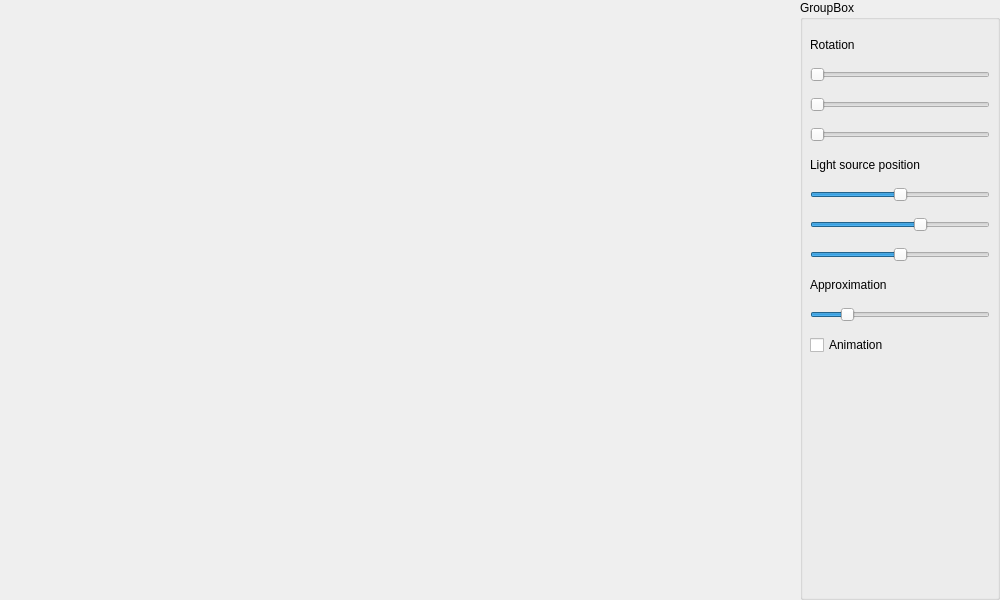
<?xml version="1.0" encoding="UTF-8"?>
<ui version="4.0">
 <class>MainWindow</class>
 <widget class="QWidget" name="MainWindow">
  <property name="geometry">
   <rect>
    <x>0</x>
    <y>0</y>
    <width>1000</width>
    <height>600</height>
   </rect>
  </property>
  <property name="windowTitle">
   <string>Form</string>
  </property>
  <widget class="QGroupBox" name="groupBox">
   <property name="geometry">
    <rect>
     <x>800</x>
     <y>0</y>
     <width>200</width>
     <height>600</height>
    </rect>
   </property>
   <property name="autoFillBackground">
    <bool>true</bool>
   </property>
   <property name="title">
    <string>GroupBox</string>
   </property>
   <widget class="QSlider" name="horizontalSlider">
    <property name="geometry">
     <rect>
      <x>10</x>
      <y>60</y>
      <width>180</width>
      <height>30</height>
     </rect>
    </property>
    <property name="maximum">
     <number>360</number>
    </property>
    <property name="orientation">
     <enum>Qt::Horizontal</enum>
    </property>
   </widget>
   <widget class="QSlider" name="horizontalSlider_2">
    <property name="geometry">
     <rect>
      <x>10</x>
      <y>90</y>
      <width>180</width>
      <height>30</height>
     </rect>
    </property>
    <property name="maximum">
     <number>360</number>
    </property>
    <property name="orientation">
     <enum>Qt::Horizontal</enum>
    </property>
   </widget>
   <widget class="QSlider" name="horizontalSlider_3">
    <property name="geometry">
     <rect>
      <x>10</x>
      <y>120</y>
      <width>180</width>
      <height>30</height>
     </rect>
    </property>
    <property name="maximum">
     <number>360</number>
    </property>
    <property name="orientation">
     <enum>Qt::Horizontal</enum>
    </property>
   </widget>
   <widget class="QLabel" name="label">
    <property name="geometry">
     <rect>
      <x>10</x>
      <y>30</y>
      <width>180</width>
      <height>30</height>
     </rect>
    </property>
    <property name="text">
     <string>Rotation</string>
    </property>
   </widget>
   <widget class="QLabel" name="label_2">
    <property name="geometry">
     <rect>
      <x>10</x>
      <y>150</y>
      <width>180</width>
      <height>30</height>
     </rect>
    </property>
    <property name="text">
     <string>Light source position</string>
    </property>
   </widget>
   <widget class="QSlider" name="horizontalSlider_4">
    <property name="geometry">
     <rect>
      <x>10</x>
      <y>180</y>
      <width>180</width>
      <height>30</height>
     </rect>
    </property>
    <property name="minimum">
     <number>-100</number>
    </property>
    <property name="maximum">
     <number>100</number>
    </property>
    <property name="orientation">
     <enum>Qt::Horizontal</enum>
    </property>
   </widget>
   <widget class="QSlider" name="horizontalSlider_5">
    <property name="geometry">
     <rect>
      <x>10</x>
      <y>210</y>
      <width>180</width>
      <height>30</height>
     </rect>
    </property>
    <property name="minimum">
     <number>-100</number>
    </property>
    <property name="maximum">
     <number>100</number>
    </property>
    <property name="value">
     <number>25</number>
    </property>
    <property name="orientation">
     <enum>Qt::Horizontal</enum>
    </property>
   </widget>
   <widget class="QSlider" name="horizontalSlider_6">
    <property name="geometry">
     <rect>
      <x>10</x>
      <y>240</y>
      <width>180</width>
      <height>30</height>
     </rect>
    </property>
    <property name="minimum">
     <number>-100</number>
    </property>
    <property name="maximum">
     <number>100</number>
    </property>
    <property name="orientation">
     <enum>Qt::Horizontal</enum>
    </property>
   </widget>
   <widget class="QLabel" name="label_3">
    <property name="geometry">
     <rect>
      <x>10</x>
      <y>270</y>
      <width>180</width>
      <height>30</height>
     </rect>
    </property>
    <property name="text">
     <string>Approximation</string>
    </property>
   </widget>
   <widget class="QSlider" name="horizontalSlider_7">
    <property name="geometry">
     <rect>
      <x>10</x>
      <y>300</y>
      <width>180</width>
      <height>30</height>
     </rect>
    </property>
    <property name="minimum">
     <number>1</number>
    </property>
    <property name="maximum">
     <number>50</number>
    </property>
    <property name="value">
     <number>10</number>
    </property>
    <property name="orientation">
     <enum>Qt::Horizontal</enum>
    </property>
   </widget>
   <widget class="QCheckBox" name="checkBox">
    <property name="geometry">
     <rect>
      <x>10</x>
      <y>330</y>
      <width>180</width>
      <height>30</height>
     </rect>
    </property>
    <property name="text">
     <string>Animation</string>
    </property>
   </widget>
  </widget>
 </widget>
 <resources/>
 <connections/>
</ui>
